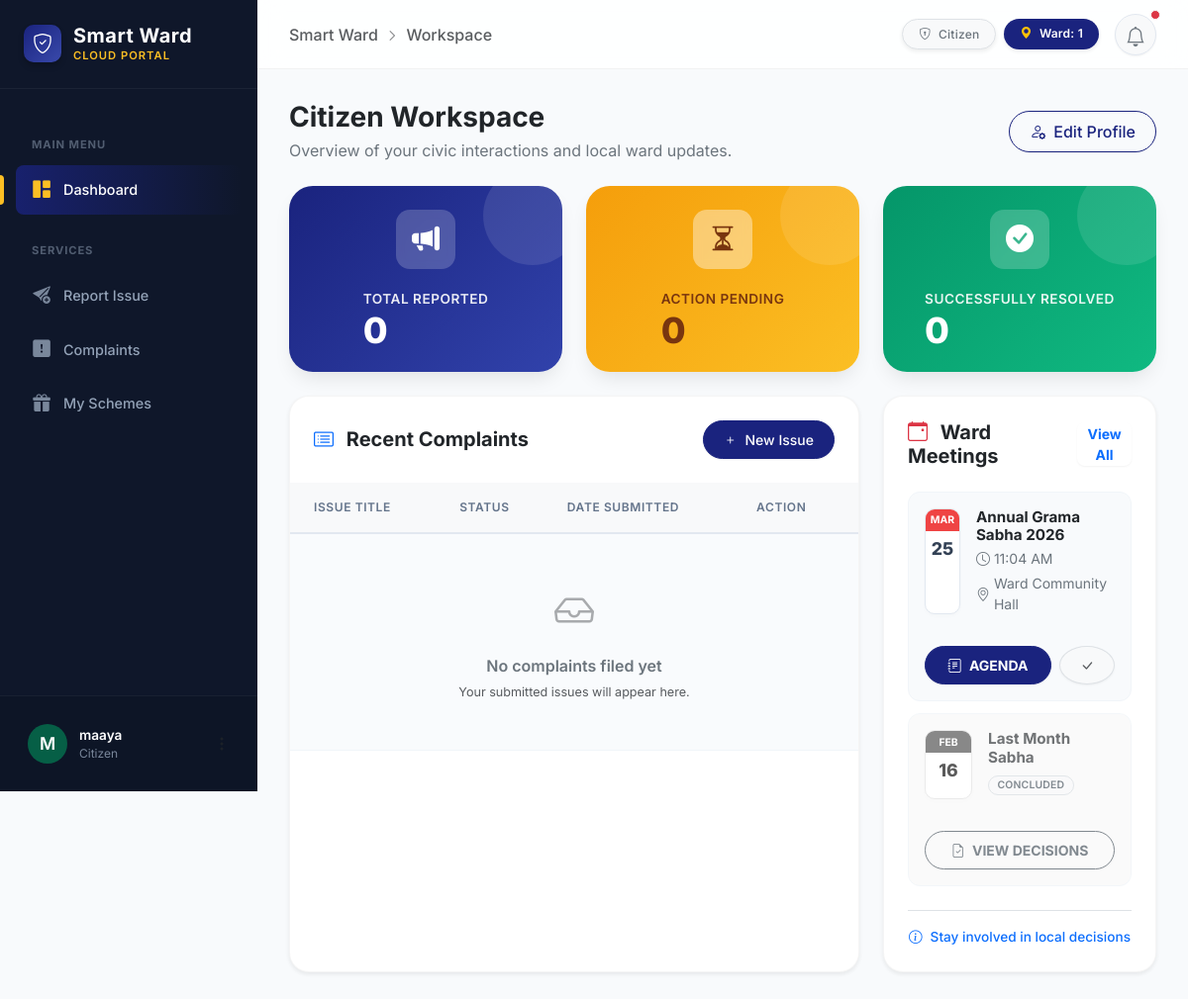
The app's page /accounts/dashboard/ (signed in) with its own data.
### accounts/models.py (models this page shows, shortened)
class User(AbstractUser):
    ROLE_CHOICES = (
        ('citizen', 'Citizen'),
        ('ward_member', 'Ward Member'),
        ('field_worker', 'Field Worker'),
        ('panchayath_admin', 'Panchayath Admin'),
    )
    role = models.CharField(max_length=20, choices=ROLE_CHOICES, default='citizen')
    phone_number = models.CharField(max_length=15, unique=True, null=True, blank=True)
    ward = models.ForeignKey(Ward, on_delete=models.SET_NULL, null=True, blank=True)
    address = models.TextField(blank=True, null=True)
    latitude = models.DecimalField(max_digits=9, decimal_places=6, null=True, blank=True)
    longitude = models.DecimalField(max_digits=9, decimal_places=6, null=True, blank=True)

class Ward(models.Model):
    ward_number = models.PositiveIntegerField(unique=True)
    ward_name = models.CharField(max_length=100)
    description = models.TextField(blank=True, null=True)

### governance/models.py (models this page shows, shortened)
class Meeting(models.Model):
    ward = models.ForeignKey(Ward, on_delete=models.CASCADE)
    title = models.CharField(max_length=200)
    description = models.TextField()
    meeting_date = models.DateTimeField()
    location = models.CharField(max_length=255)
    agenda_pdf = models.FileField(upload_to='agendas/', null=True, blank=True)
    minutes_summary = models.TextField(null=True, blank=True)
    minutes_pdf = models.FileField(upload_to='minutes/', null=True, blank=True)
    created_at = models.DateTimeField(auto_now_add=True)

### accounts/views.py (the view, shortened to what this page needs)
# urls.py: path('dashboard/', views.dashboard, name='dashboard'),
@login_required
def dashboard(request):
    user = request.user
    if user.role == 'citizen':
        my_complaints = Complaint.objects.filter(user=user)
        profile, _ = CitizenProfile.objects.get_or_create(user=user)
        all_meetings = Meeting.objects.filter(ward=user.ward).order_by('-meeting_date')
        upcoming_meetings = all_meetings.filter(meeting_date__gte=timezone.now()).order_by('meeting_date')[:2]
        past_meetings = all_meetings.filter(meeting_date__lt=timezone.now())[:2]
        context = {
            'profile': profile,
            'total': my_complaints.count(),
            'pending': my_complaints.filter(status__in=['pending', 'in_progress', 'urgent_review']).count(),
            'resolved': my_complaints.filter(status='resolved').count(),
            'recent_complaints': my_complaints.order_by('-created_at')[:5],
            'upcoming_meetings': upcoming_meetings,
            'past_meetings': past_meetings,
            'user_ward': user.ward,
        }
        return render(request, 'accounts/citizen_dashboard.html', context)

### templates/accounts/citizen_dashboard.html (shortened to what this page needs)
{% extends 'base.html' %}
{% block content %}
<div class="d-flex justify-content-between align-items-center mb-4">
    <div>
        <h3 class="fw-bold mb-1 text-dark">Citizen Workspace</h3>
        <p class="text-secondary mb-0">Overview of your civic interactions and local ward updates.</p>
    </div>
    <a href="{% url 'update_profile' %}" class="btn btn-outline-primary d-flex align-items-center gap-2 rounded-pill">
        <i class="bi bi-person-gear"></i> <span class="d-none d-sm-inline">Edit Profile</span>
    </a>
</div>
<div class="bento-grid">
    <div class="bento-stat-main">
        <a href="{% url 'complaint_list' %}" class="stat-card primary bento-card border-0">
            <div class="stat-icon"><i class="bi bi-megaphone-fill"></i></div>
            <div class="stat-content">
                <div class="stat-title">Total Reported</div>
                <div class="stat-value">{{ total }}</div>
            </div>
        </a>
        <a href="{% url 'complaint_list' %}?status=pending" class="stat-card warning bento-card border-0">
            <div class="stat-icon"><i class="bi bi-hourglass-split"></i></div>
            <div class="stat-content">
                <div class="stat-title">Action Pending</div>
                <div class="stat-value">{{ pending }}</div>
            </div>
        </a>
        <a href="{% url 'complaint_list' %}?status=resolved" class="stat-card success bento-card border-0">
            <div class="stat-icon"><i class="bi bi-check-circle-fill"></i></div>
            <div class="stat-content">
                <div class="stat-title">Successfully Resolved</div>
                <div class="stat-value">{{ resolved }}</div>
            </div>
        </a>
    </div>
    <div class="bento-card bento-list shadow-sm">
        <div class="d-flex justify-content-between align-items-center mb-4">
            <h5 class="fw-bold mb-0 text-dark"><i class="bi bi-card-list me-2 text-primary"></i> Recent Complaints</h5>
            <a href="{% url 'report_complaint' %}" class="btn btn-sm btn-primary rounded-pill">
                <i class="bi bi-plus me-1"></i> New Issue
            </a>
        </div>
        <div class="table-container">
            <table class="table table-hover table-striped">
                <thead class="bg-light">
                    <tr>
                        <th>Issue Title</th>
                        <th>Status</th>
                        <th>Date Submitted</th>
                        <th>Action</th>
                    </tr>
                </thead>
                <tbody>
                    {% for c in recent_complaints %}
                    <tr>
                        <td class="fw-medium text-dark">{{ c.title }}</td>
                        <td>
                            <span class="badge rounded-pill status-badge
                                {% if c.status == 'pending' %}status-pending
                                {% elif c.status == 'in_progress' %}status-in_progress
                                {% elif c.status == 'assigned' %}status-assigned
                                {% elif c.status == 'resolved' %}status-resolved
                                {% elif c.status == 'rejected' %}status-rejected
                                {% endif %}">
                                {{ c.get_status_display }}
                            </span>
                        </td>
                        <td class="text-secondary">{{ c.created_at|date:"M d, Y" }}</td>
                        <td>
                            <a href="{% url 'complaint_detail' c.id %}"
                                class="btn btn-sm btn-light border text-secondary rounded-pill fw-medium">
                                View
                            </a>
                        </td>
                    </tr>
                    {% empty %}
                    <tr>
                        <td colspan="4" class="text-center py-5">
                            <i class="bi bi-inbox fs-1 text-muted opacity-50 d-block mb-3"></i>
                            <h6 class="text-secondary fw-semibold">No complaints filed yet</h6>
                            <p class="text-muted small mb-0">Your submitted issues will appear here.</p>
                        </td>
                    </tr>
                    {% endfor %}
                </tbody>
            </table>
        </div>
    </div>
    <div class="bento-card bento-side shadow-sm">
        <div class="d-flex justify-content-between align-items-center mb-4">
            <h5 class="fw-bold mb-0 text-dark">
                <i class="bi bi-calendar-event me-2 text-danger"></i> Ward Meetings
            </h5>
            <a href="{% url 'meeting_list' %}" class="btn btn-link btn-sm p-0 text-decoration-none fw-bold">View All</a>
        </div>
        <div class="meeting-list flex-grow-1">
            {% for meeting in upcoming_meetings %}
            <div class="meeting-item flex-column align-items-stretch">
                <div class="d-flex gap-3 mb-3">
                    <div class="meeting-date">
                        <div class="meeting-month text-uppercase">{{ meeting.meeting_date|date:"M" }}</div>
                        <div class="meeting-day">{{ meeting.meeting_date|date:"d" }}</div>
                    </div>
                    <div class="flex-grow-1">
                        <h6 class="fw-bold mb-1 text-dark" style="font-size: 0.95rem;">{{ meeting.title }}</h6>
                        <div class="text-secondary small d-flex align-items-center gap-1 mb-1">
                            <i class="bi bi-clock"></i> {{ meeting.meeting_date|date:"H:i A" }}
                        </div>
                        <div class="text-secondary small d-flex align-items-center gap-1">
                            <i class="bi bi-geo-alt"></i> {{ meeting.location }}
                        </div>
                    </div>
                </div>
                <div class="d-flex gap-2">
                    <a href="{% url 'meeting_detail' meeting.pk %}" class="btn btn-sm btn-primary flex-grow-1 fw-bold rounded-pill">
                        <i class="bi bi-journal-text me-1"></i> AGENDA
                    </a>
                    <form action="{% url 'rsvp_meeting' meeting.pk %}" method="POST">
                        <button type="submit" class="btn btn-sm border fw-bold rounded-circle {% if meeting.user_rsvp == 'attending' %}btn-success{% else %}btn-light text-muted{% endif %}" title="RSVP Attending">
                            <i class="bi bi-check-lg"></i>
                        </button>
                    </form>
                </div>
            </div>
            {% endfor %}
            {% for meeting in past_meetings %}
            <div class="meeting-item flex-column align-items-stretch" style="opacity: 0.85; background: #fafafa;">
                <div class="d-flex gap-3 mb-3">
                    <div class="meeting-date" style="filter: grayscale(1);">
                        <div class="meeting-month bg-secondary text-uppercase">{{ meeting.meeting_date|date:"M" }}</div>
                        <div class="meeting-day">{{ meeting.meeting_date|date:"d" }}</div>
                    </div>
                    <div class="flex-grow-1">
                        <h6 class="fw-bold mb-1 text-muted" style="font-size: 0.95rem;">{{ meeting.title }}</h6>
                        <span class="badge bg-light text-secondary border rounded-pill mb-1" style="font-size: 0.65rem;">CONCLUDED</span>
                    </div>
                </div>
                <div class="d-flex gap-2">
                    <button class="btn btn-sm btn-outline-secondary w-100 fw-bold rounded-pill"
                            data-bs-toggle="modal" data-bs-target="#minutesModal{{ meeting.pk }}">
                        <i class="bi bi-file-earmark-check me-1"></i> VIEW DECISIONS
                    </button>
                </div>
            </div>
            {% endfor %}
        </div>
        <div class="mt-4 pt-3 border-top text-center">
            <div class="d-flex align-items-center justify-content-center text-primary fw-medium"
                style="font-size: 0.85rem;">
                <i class="bi bi-info-circle me-2"></i> Stay involved in local decisions
            </div>
        </div>
    </div>
</div>
{% endblock %}

### templates/base.html (shortened to what this page needs)
<!DOCTYPE html>
<html lang="en">
<head>
    <link href="https://cdn.jsdelivr.net/npm/bootstrap@5.3.2/dist/css/bootstrap.min.css" rel="stylesheet">
    <link rel="stylesheet" href="https://cdn.jsdelivr.net/npm/bootstrap-icons@1.11.1/font/bootstrap-icons.css">
</head>
<body>
    <aside class="sidebar-wrapper" id="sidebar">
        <a href="{% url 'dashboard' %}" class="sidebar-brand">
            <div class="sidebar-brand-icon">
                <i class="bi bi-shield-check"></i>
            </div>
            <div>
                <h5 class="mb-0 fw-bold" style="letter-spacing: 0.5px;">Smart Ward</h5>
                <div
                    style="font-size: 0.7rem; color: var(--brand-accent); font-weight: 600; letter-spacing: 1px; text-transform: uppercase;">
                    Cloud Portal</div>
            </div>
        </a>
        <div class="sidebar-nav">
            <div class="nav-category">Main Menu</div>
            <a href="{% url 'dashboard' %}"
                class="nav-item-link {% if request.resolver_match.url_name == 'dashboard' %}active{% endif %}">
                <i class="bi bi-grid-1x2-fill"></i>
                <span>Dashboard</span>
            </a>
            <div class="nav-category">Services</div>
            {% if user.role == 'citizen' %}
            <a href="{% url 'report_complaint' %}"
                class="nav-item-link {% if request.resolver_match.url_name == 'report_complaint' %}active{% endif %}">
                <i class="bi bi-send-plus-fill"></i>
                <span>Report Issue</span>
            </a>
            {% endif %}
            <a href="{% url 'complaint_list' %}"
                class="nav-item-link {% if 'complaint' in request.path and request.resolver_match.url_name != 'report_complaint' %}active{% endif %}">
                <i class="bi bi-exclamation-square-fill"></i>
                <span>Complaints</span>
            </a>
            {% if user.role == 'citizen' %}
            <a href="{% url 'match_schemes' %}"
                class="nav-item-link {% if 'scheme' in request.path %}active{% endif %}">
                <i class="bi bi-gift-fill"></i>
                <span>My Schemes</span>
            </a>
            {% endif %}
        </div>
        <div class="sidebar-user">
            <div class="dropdown">
                <a href="#" class="user-profile-box" data-bs-toggle="dropdown" aria-expanded="false">
                    <div class="user-avatar">
                        {{ user.username|make_list|first|upper }}
                    </div>
                    <div class="user-info">
                        <p class="user-name">{{ user.username }}</p>
                        <p class="user-role">{{ user.get_role_display }}</p>
                    </div>
                    <i class="bi bi-three-dots-vertical ms-auto text-muted"></i>
                </a>
            </div>
        </div>
    </aside>
    <main class="main-wrapper">
        <nav class="top-navbar">
            <div class="d-flex align-items-center gap-3">
                <div class="d-none d-sm-block text-muted fw-medium fs-6 breadcrumb-like">
                    Smart Ward <i class="bi bi-chevron-right mx-1" style="font-size: 0.75rem;"></i> Workspace
                </div>
            </div>
            <div class="d-flex align-items-center gap-3">
                <div class="d-none d-md-flex gap-2">
                    <span class="badge text-bg-light border px-3 py-2 text-secondary fw-medium shadow-sm">
                        <i class="bi bi-shield-lock me-1"></i> {{ user.get_role_display }}
                    </span>
                    {% if user.ward %}
                    <span class="badge text-bg-primary px-3 py-2 shadow-sm rounded-pill"
                        style="background-color: var(--brand-primary) !important;">
                        <i class="bi bi-geo-alt-fill me-1 text-warning"></i> Ward: {{ user.ward.ward_number }}
                    </span>
                    {% endif %}
                </div>
                <button class="btn btn-light position-relative rounded-circle p-2"
                    style="width: 42px; height: 42px; border: 1px solid #e2e8f0;">
                    <i class="bi bi-bell fs-5 text-secondary"></i>
                    <span
                        class="position-absolute top-0 start-100 translate-middle p-1 bg-danger border border-light rounded-circle">
                    </span>
                </button>
            </div>
        </nav>
        <div class="content-area">
            {% block content %}
            {% endblock %}
        </div>
    </main>
</body>
</html>

### records on screen
User: username|make_list "M", username "maaya", role "Citizen", ward.ward_number "1"
Meeting: meeting_date "MAR", meeting_date "25", title "Annual Grama Sabha 2026", meeting_date "11:04 AM", location "Ward Community Hall"
Meeting: meeting_date "FEB", meeting_date "16", title "Last Month Sabha"

### other values on screen
{{ total }} "0"
{{ pending }} "0"
{{ resolved }} "0"
